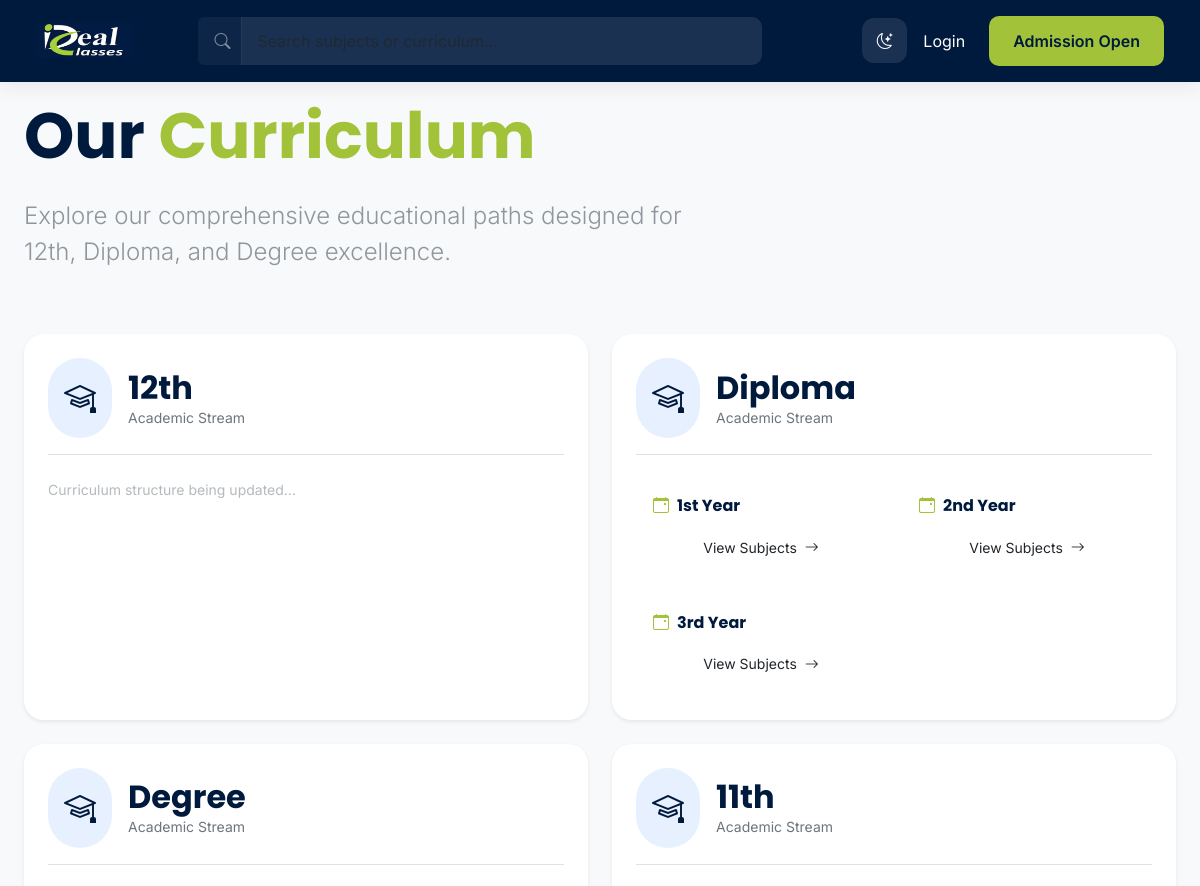
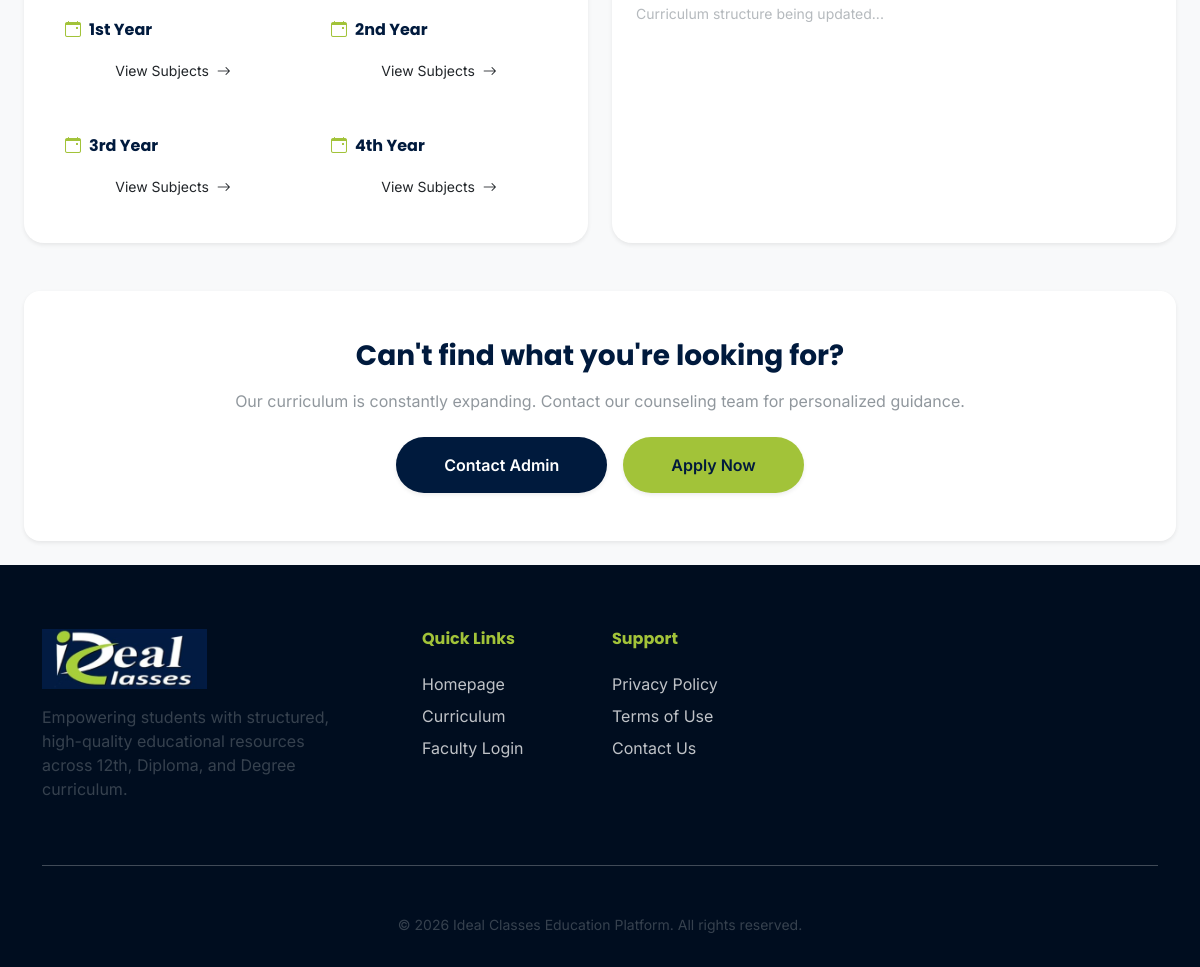
The app's page /curriculum/ with its own data (2 pictures, top to bottom).
### education/models.py (models this page shows, shortened)
class Category(models.Model):
    name = models.CharField(max_length=100)
    class Meta:
        verbose_name = "Course"
        verbose_name_plural = "Courses"

class Year(models.Model):
    category = models.ForeignKey(Category, related_name='years', on_delete=models.CASCADE)
    name = models.CharField(max_length=50)
    class Meta:
        unique_together = ('category', 'name')

### education/views.py (the view)
# urls.py: path('curriculum/', views.curriculum, name='curriculum'),
def curriculum(request):
    categories = Category.objects.prefetch_related('years').all()
    return render(request, 'education/curriculum.html', {'categories': categories})

### templates/education/curriculum.html
{% extends 'base.html' %}
{% block content %}
<div class="animate__animated animate__fadeIn">
    <div class="row align-items-center mb-5">
        <div class="col-lg-8">
            <h1 class="display-3 fw-bold mb-4">Our <span class="text-secondary-branded">Curriculum</span></h1>
            <p class="lead fs-4 opacity-75 pe-lg-5">Explore our comprehensive educational paths designed for 12th, Diploma, and Degree excellence.</p>
        </div>
    </div>
    <div class="row g-4">
        {% for category in categories %}
        <div class="col-lg-6">
            <div class="card card-branded border-0 p-4 h-100 shadow-sm transition-hover">
                <div class="d-flex align-items-center mb-4 pb-3 border-bottom">
                    <div class="p-3 bg-primary bg-opacity-10 rounded-pill me-3" style="color: var(--primary-color);">
                        <i class="bi bi-mortarboard fs-2"></i>
                    </div>
                    <div>
                        <h2 class="fw-bold mb-0">{{ category.name }}</h2>
                        <p class="small text-muted mb-0">Academic Stream</p>
                    </div>
                </div>
                <div class="row g-3">
                    {% for year in category.years.all %}
                    <div class="col-md-6">
                        <div class="p-3 bg-light bg-opacity-10 rounded-4 border border-light border-opacity-10 h-100">
                            <h6 class="fw-bold mb-3 d-flex align-items-center">
                                <i class="bi bi-calendar-event me-2 text-secondary-branded"></i> {{ year.name }}
                            </h6>
                            <a href="{% url 'year_subjects' category.pk year.pk %}" class="btn btn-sm btn-outline-primary-branded w-100 rounded-pill">
                                View Subjects <i class="bi bi-arrow-right ms-1"></i>
                            </a>
                        </div>
                    </div>
                    {% empty %}
                    <div class="col-12">
                        <p class="text-muted opacity-50 small">Curriculum structure being updated...</p>
                    </div>
                    {% endfor %}
                </div>
            </div>
        </div>
        {% endfor %}
    </div>
    <div class="mt-5 p-5 card-branded border-0 shadow-sm rounded-4 text-center">
        <h3 class="fw-bold mb-3">Can't find what you're looking for?</h3>
        <p class="opacity-75 mb-4">Our curriculum is constantly expanding. Contact our counseling team for personalized guidance.</p>
        <div class="d-flex justify-content-center gap-3">
            <a href="{% url 'contact_us' %}" class="btn btn-primary-branded px-5 py-3 shadow-sm rounded-pill">Contact Admin</a>
            <a href="{% url 'admission_apply' %}" class="btn btn-secondary-branded px-5 py-3 shadow-sm rounded-pill">Apply Now</a>
        </div>
    </div>
</div>
{% endblock %}

### templates/base.html (style rules this page uses)
:root { --primary-color: #001a3d; --secondary-color: #a2c339; --accent-color: #ffffff; --bg-light: #f8f9fa; --bg-dark: #00122b; --card-light: #ffffff; --card-dark: #001a3d; --text-main: #001a3d; --text-muted: #6c757d; --text-inverted: #ffffff; --sidebar-width: 280px; --transition: all 0.3s cubic-bezier(0.4, 0, 0.2, 1); --border-radius: 12px; --shadow-soft: 0 4px 20px rgba(0, 0, 0, 0.08); --shadow-strong: 0 8px 30px rgba(0, 0, 0, 0.15); --border-color: rgba(0,0,0,0.08); --overlay-bg: rgba(0, 0, 0, 0.4); }
body { font-family: 'Inter', sans-serif; background-color: var(--bg-light); color: var(--text-main); overflow-x: hidden; margin: 0; transition: all 0.3s ease; }
h1, h2, h3, h4, h5, h6, .navbar-brand { font-family: 'Poppins', sans-serif; color: var(--text-main); font-weight: 700; }
p { color: var(--text-muted); }
.text-muted { color: var(--text-muted) !important; }
.card-branded { background: var(--card-light); border: 1px solid var(--border-color); border-radius: 20px; box-shadow: var(--shadow-soft); transition: var(--transition); overflow: hidden; }
.btn-primary-branded { background-color: var(--primary-color); border: none; color: #ffffff !important; padding: 0.8rem 1.8rem; border-radius: 10px; font-weight: 600; transition: var(--transition); }
.btn-secondary-branded { background-color: var(--secondary-color); border: none; color: #001a3d !important; padding: 0.8rem 1.8rem; border-radius: 10px; font-weight: 600; transition: var(--transition); }
.text-secondary-branded { color: var(--secondary-color) !important; }

### records on screen
Category: name "12th"
Category: name "Diploma"
Year: name "1st Year"
Year: name "2nd Year"
Year: name "3rd Year"
Category: name "Degree"
Year: name "1st Year"
Year: name "2nd Year"
Year: name "3rd Year"
Year: name "4th Year"
Category: name "11th"
